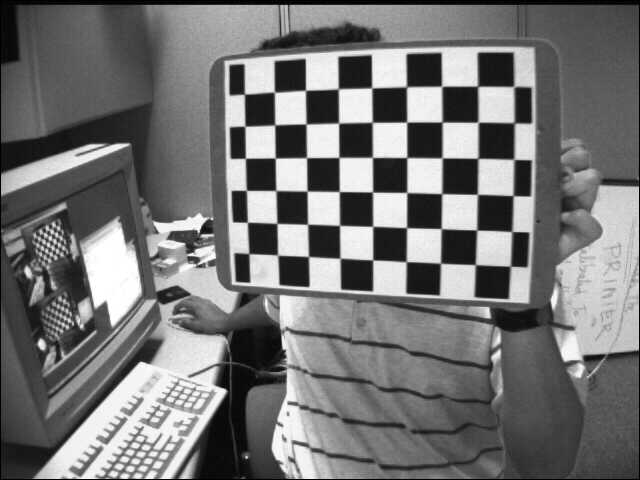
#> input picture Project_Stereo_left/left/left01.jpg, 640 x 480 px; its folder holds 5 pictures in this run
$ python single_calibration.py
#> lines starting #> are read from the running program, lines starting #| are printed output that depends on the picture
import cv2
import numpy as np
import glob

def detection(path,w,h):
    '''
    parameters: w,h 一张图横纵各有几个格点
    return：obj_points,img_points,size
    '''
#> called with path = './Project_Stereo_left/left/*.jpg', w = 9, h = 6
    # 设置寻找亚像素角点的参数，采用的停止准则是最大循环次数30和最大误差容限0.001
    criteria = (cv2.TERM_CRITERIA_MAX_ITER | cv2.TERM_CRITERIA_EPS, 30, 0.001)
    # 获取标定板角点的位置
    objp = np.zeros((h * w, 3), np.float32)
    objp[:, :2] = np.mgrid[0:w, 0:h].T.reshape(-1, 2)  # 将世界坐标系建在标定板上，所有点的Z坐标全部为0，所以只需要赋值x和y
    obj_points = []  # 存储3D点
    img_points = []  # 存储2D点
    #寻找图片
    images = glob.glob(path)
    for fname in images:
        img = cv2.imread(fname)
#> img is the input picture: shape (480, 640, 3); min 0, max 255, mean 116.6
        # cv2.imshow('img',img)
        gray = cv2.cvtColor(img, cv2.COLOR_BGR2GRAY)
        size = gray.shape[::-1]
#> size = (640, 480)
        ret, corners = cv2.findChessboardCorners(gray, (w, h), None)
#> ret = True; corners = 54 rows, first 8: [244.5, 94.33], [274.6, 92.24], [305.5, 90.4], [338.4, 88.84], [371.6, 87.98], [406.8, 86.92], [441.6, 86.37], [477.6, 86.38]
        if ret:
            obj_points.append(objp)
            corners2 = cv2.cornerSubPix(gray, corners, (5, 5), (-1, -1), criteria)  # 在原角点的基础上寻找亚像素角点
#> corners2 = 54 rows, first 8: [244.4, 94.16], [274.4, 92.19], [305.5, 90.34], [338.3, 88.89], [371.7, 87.91], [406.5, 86.78], [441.6, 86.32], [477.6, 86.3]
            #print(corners2)
            if [corners2]:
                img_points.append(corners2)
            else:
                img_points.append(corners)
    #         cv2.drawChessboardCorners(img, (w,h), corners, ret)  # 记住，OpenCV的绘制函数一般无返回值
    #         cv2.imshow('img', img)
    #         cv2.waitKey(50)
    # cv2.destroyAllWindows()
    return obj_points,img_points,size


#从旋转矩阵和平移向量中获得外参矩阵
def extrinsicsMatrix(rvec,tvec):
    etsmtxs = [] #存储外参矩阵
    for rvec,tvec in zip(rvecs,tvecs):
        etsmtx = np.zeros([4,4])
        R,_ = cv2.Rodrigues(rvec)
        etsmtx[:3,:3] = R #旋转矩阵
        etsmtx[3,:3] = np.squeeze(tvec) #平移向量
        etsmtx[3,3] = 1 #1
        etsmtxs.append(etsmtx)
    return etsmtxs

if __name__ == "__main__":
    w,h = 9,6
    path = "./Project_Stereo_left/left/*.jpg"
    #step1 找出棋盘中的格点位置
    obj_points,img_points,size = detection(path,w,h)
    print("size:",size)

    #step2 相机标定
    ret, itsmtx, dist, rvecs, tvecs = cv2.calibrateCamera(obj_points, img_points, size, None, None)
    print("内参矩阵:\n", itsmtx) # 内参数矩阵
    print("畸变矩阵:\n", dist)  # 畸变系数
    etsmtxs = extrinsicsMatrix(rvecs,tvecs)
    print("外参矩阵:\n", etsmtxs)  #外参数矩阵 list包含n个外参数矩阵，矩阵维数是(4,4)

    #step3 选一张图片进行校正
    width,height = size
    img = cv2.imread("./Project_Stereo_left/left/left05.jpg")
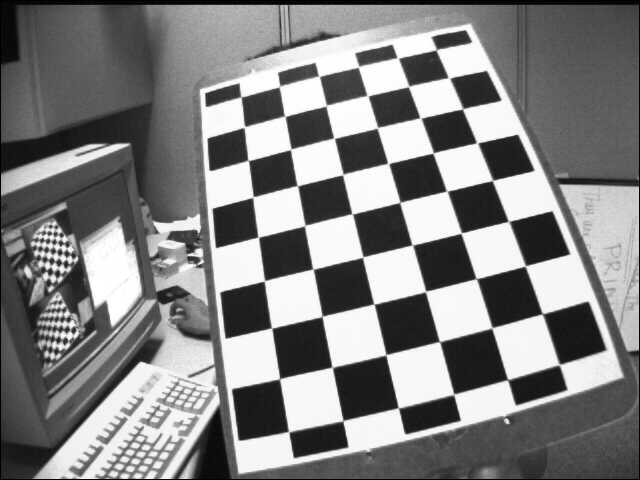
#> input picture Project_Stereo_left/left/left05.jpg, 640 x 480 px
#> img is the input picture: shape (480, 640, 3); min 0, max 255, mean 129.8
    cv2.imshow("undistort before",img)
    cv2.waitKey(1000)
    newcameramtx, roi=cv2.getOptimalNewCameraMatrix(itsmtx,dist,(width,height),0,(width,height)) # 自由比例参数
    newimg = cv2.undistort(img,itsmtx,dist,None,newcameramtx)
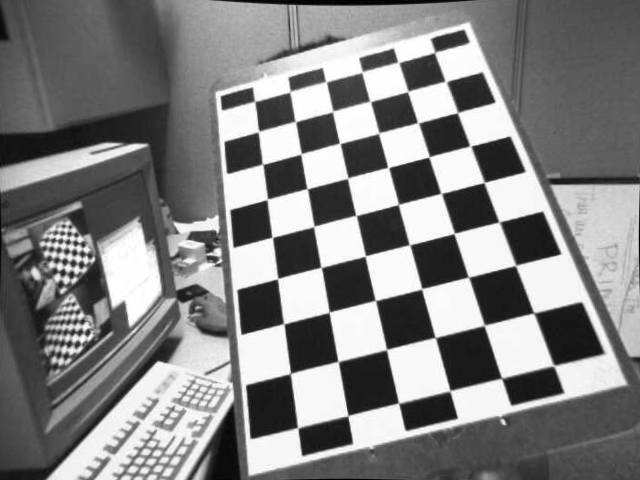
#> newimg: shape (480, 640, 3); min 0, max 255, mean 130.3
    cv2.imshow("after undistort",newimg)
    cv2.waitKey(0)
    # [5 lines of commented-out code are left out]
